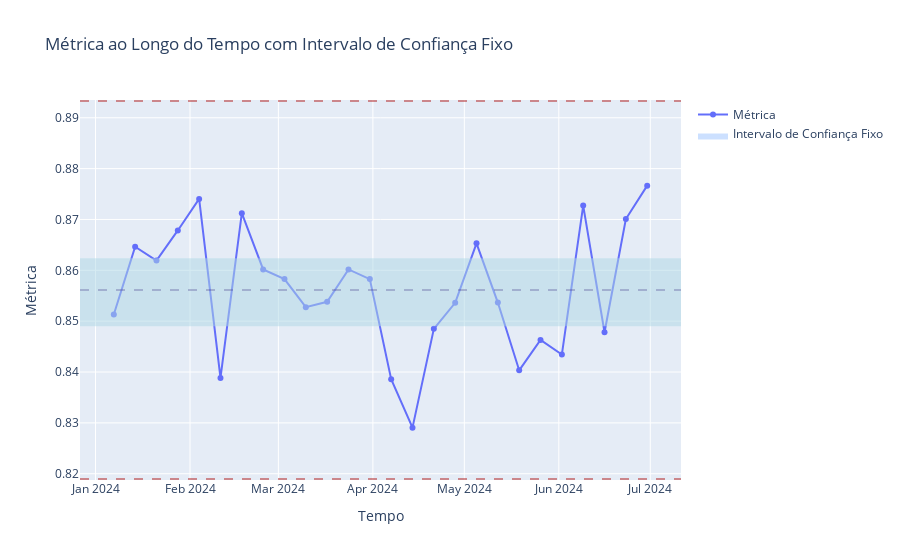

Notebook source saved alongside this figure:
### Code cell
plot_performance_by_time(reference_metrics, result_reference)

### Figure 1 — Plotly figure (JSON) as saved in the notebook; plotly's stock layout.template omitted (floating-point values rounded to 4 significant figures)
{"data": [{"mode": "lines+markers", "name": "Métrica", "type": "scatter", "x": ["2024-01-07T00:00:00", "2024-01-14T00:00:00", "2024-01-21T00:00:00", "2024-01-28T00:00:00", "2024-02-04T00:00:00", "2024-02-11T00:00:00", "2024-02-18T00:00:00", "2024-02-25T00:00:00", "2024-03-03T00:00:00", "2024-03-10T00:00:00", "2024-03-17T00:00:00", "2024-03-24T00:00:00", "2024-03-31T00:00:00", "2024-04-07T00:00:00", "2024-04-14T00:00:00", "2024-04-21T00:00:00", "2024-04-28T00:00:00", "2024-05-05T00:00:00", "2024-05-12T00:00:00", "2024-05-19T00:00:00", "2024-05-26T00:00:00", "2024-06-02T00:00:00", "2024-06-09T00:00:00", "2024-06-16T00:00:00", "2024-06-23T00:00:00", "2024-06-30T00:00:00"], "y": [0.8513, 0.8646, 0.8619, 0.8678, 0.874, 0.8388, 0.8712, 0.8602, 0.8583, 0.8527, 0.8538, 0.8602, 0.8583, 0.8386, 0.8291, 0.8485, 0.8536, 0.8653, 0.8537, 0.8403, 0.8463, 0.8434, 0.8727, 0.8478, 0.8701, 0.8767]}, {"fill": "toself", "fillcolor": "rgba(0, 100, 255, 0.2)", "line": {"color": "rgba(255,255,255,0)"}, "name": "Intervalo de Confiança Fixo", "type": "scatter", "x": ["2024-01-07T00:00:00", "2024-01-14T00:00:00", "2024-01-21T00:00:00", "2024-01-28T00:00:00", "2024-02-04T00:00:00", "2024-02-11T00:00:00", "2024-02-18T00:00:00", "2024-02-25T00:00:00", "2024-03-03T00:00:00", "2024-03-10T00:00:00", "2024-03-17T00:00:00", "2024-03-24T00:00:00", "2024-03-31T00:00:00", "2024-04-07T00:00:00", "2024-04-14T00:00:00", "2024-04-21T00:00:00", "2024-04-28T00:00:00", "2024-05-05T00:00:00", "2024-05-12T00:00:00", "2024-05-19T00:00:00", "2024-05-26T00:00:00", "2024-06-02T00:00:00", "2024-06-09T00:00:00", "2024-06-16T00:00:00", "2024-06-23T00:00:00", "2024-06-30T00:00:00"], "y": [0.849, 0.8624]}], "layout": {"shapes": [{"fillcolor": "lightblue", "line": {"width": 0}, "opacity": 0.5, "type": "rect", "x0": 0, "x1": 1, "xref": "x domain", "y0": 0.849, "y1": 0.8624, "yref": "y"}, {"line": {"color": "firebrick", "dash": "dash"}, "opacity": 0.5, "type": "line", "x0": 0, "x1": 1, "xref": "x domain", "y0": 0.8933, "y1": 0.8933, "yref": "y"}, {"line": {"color": "firebrick", "dash": "dash"}, "opacity": 0.5, "type": "line", "x0": 0, "x1": 1, "xref": "x domain", "y0": 0.819, "y1": 0.819, "yref": "y"}, {"line": {"color": "darkslateblue", "dash": "dash"}, "opacity": 0.3, "type": "line", "x0": 0, "x1": 1, "xref": "x domain", "y0": 0.8561, "y1": 0.8561, "yref": "y"}], "showlegend": true, "title": {"text": "Métrica ao Longo do Tempo com Intervalo de Confiança Fixo"}, "xaxis": {"title": {"text": "Tempo"}}, "yaxis": {"title": {"text": "Métrica"}}}}
